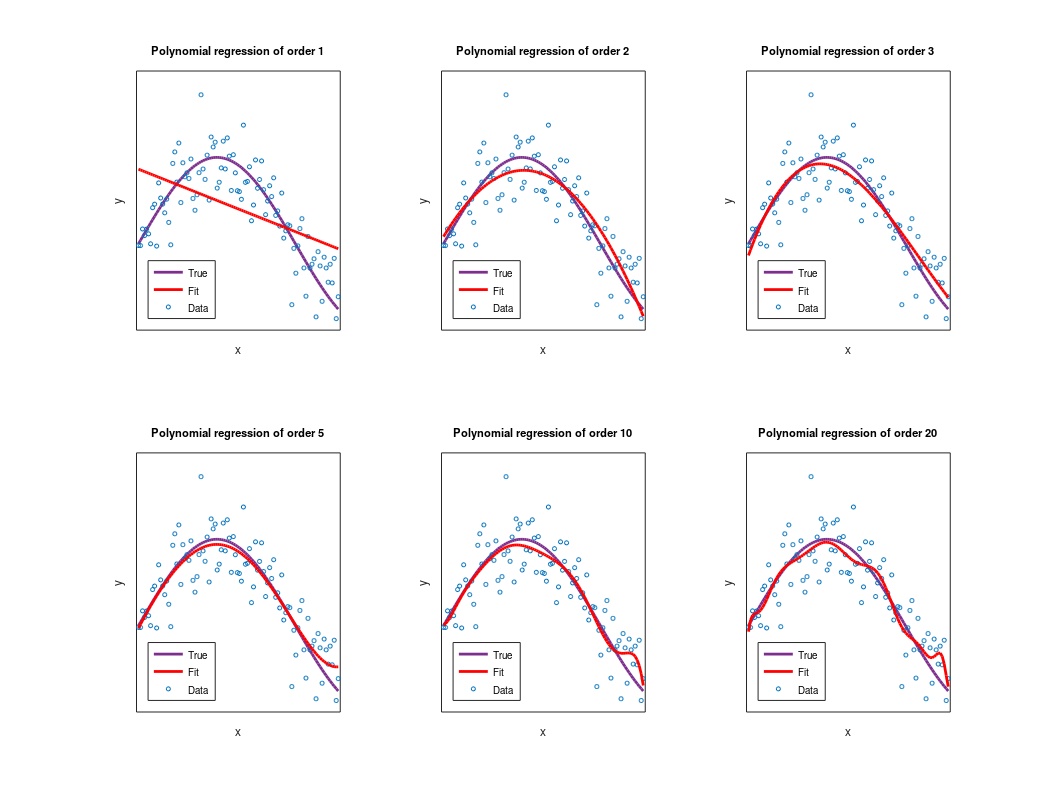
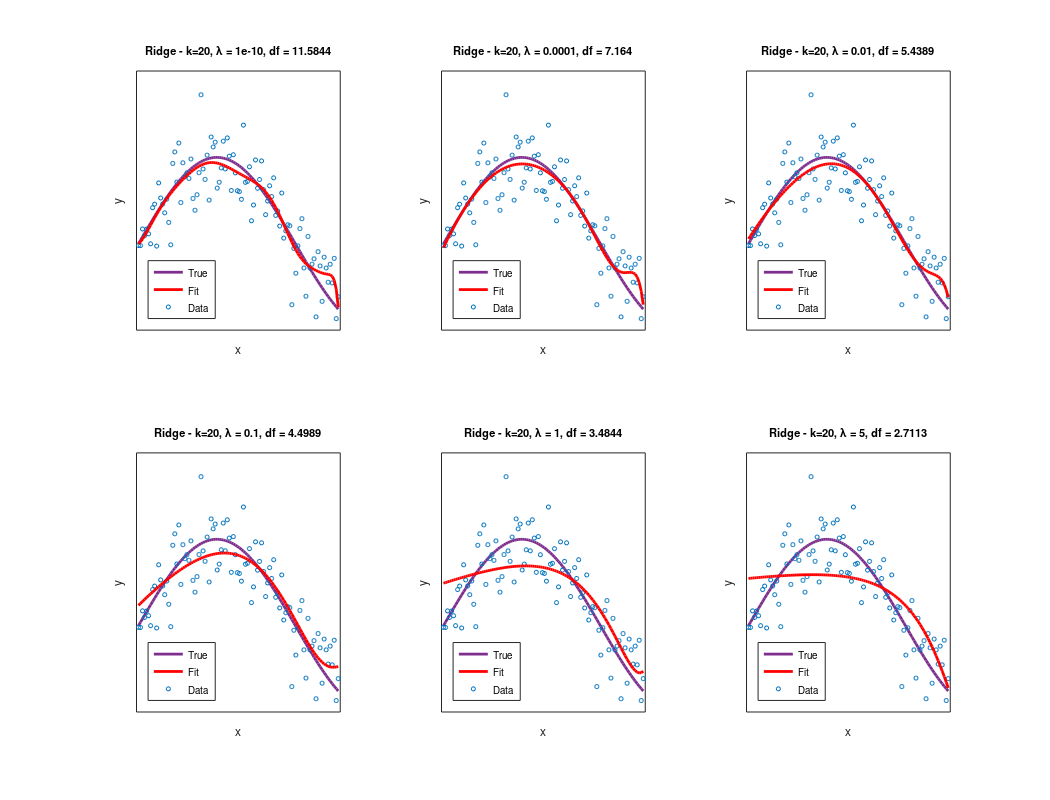

Write the MATLAB code that produced these figures, in order.
x = linspace(0,1,100)';
n = length(x);
X = [];
for i = 0:20
    X = [X x.^i];
end
beta_ = [1 -1 0.5]';
sigma = 0.25;
y = sin(4*x) + randn(n,1)*sigma;

colblue = [0 0.447 0.741];
colGreen = [0.749 0.749 0];
colPurple = [0.494 0.184 0.557];

%% Least squares regression fit
figure('name','Polynomial regression fit')

orders = [1 2 3 5 10 20];
for i = 1:6
    subplot(2,3,i)
    Z =  X(:,1:(orders(i)+1));
    h1 = plot(x,sin(4*x),'color',colPurple,'linewidth',2);
    hold on
    h2 = plot(x,y,'o','color',colblue, 'markersize',3);
    p = size(Z,2);
    S = Z*((Z'*Z) \ Z');
    df = trace(S);
    h3 = plot(x,S*y, 'color','r','linewidth',2);
    set(gca,'fontsize',8)
    title(['Polynomial regression of order ',num2str(orders(i))],'fontsize',8)
    ylabel('y')
    xlabel('x')
    legend([h1,h3,h2],{'True','Fit','Data'}, 'location','southwest')
    set(gca,'ytick',[],'xtick',[], 'xlim',[-0.01 1.01])
end

orient landscape
print overfittingPoly -dpng


%% Ridge regression fit
figure('name','Ridge regression fit')

lambdas = [1e-10 1e-4 0.01 0.1 1 5];
for i = 1:6
    subplot(2,3,i)
    lambda = lambdas(i);
    Z =  X(:,1:21);
    h1 = plot(x,sin(4*x),'color',colPurple,'linewidth',2);
    hold on
    h2 = plot(x,y,'o','color',colblue, 'markersize',3);
    p = size(Z,2);
    S = Z*((Z'*Z+lambda*eye(p)) \ Z');
    df = trace(S);
    h3 = plot(x,S*y, 'color','r','linewidth',2);
    set(gca,'fontsize',8)
    title(['Ridge - k=20, \lambda = ',num2str(lambda), ', df = ',num2str(df)],'fontsize',8)
    ylabel('y')
    xlabel('x')
    legend([h1,h3,h2],{'True','Fit','Data'}, 'location','southwest')
    set(gca,'ytick',[],'xtick',[], 'xlim',[-0.01 1.01])
end

orient landscape
print overfittingRidge -dpng



